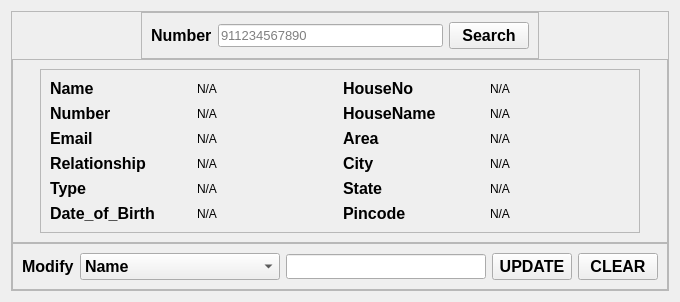
                      <widget class="QWidget" name="update">
                       <layout class="QHBoxLayout" name="horizontalLayout_16">
                        <item>
                         <widget class="QFrame" name="frame_34">
                          <property name="frameShape">
                           <enum>QFrame::StyledPanel</enum>
                          </property>
                          <property name="frameShadow">
                           <enum>QFrame::Raised</enum>
                          </property>
                          <layout class="QVBoxLayout" name="verticalLayout_23">
                           <property name="spacing">
                            <number>0</number>
                           </property>
                           <property name="leftMargin">
                            <number>0</number>
                           </property>
                           <property name="topMargin">
                            <number>0</number>
                           </property>
                           <property name="rightMargin">
                            <number>0</number>
                           </property>
                           <property name="bottomMargin">
                            <number>0</number>
                           </property>
                           <item alignment="Qt::AlignHCenter|Qt::AlignVCenter">
                            <widget class="QFrame" name="frame_38">
                             <property name="frameShape">
                              <enum>QFrame::StyledPanel</enum>
                             </property>
                             <property name="frameShadow">
                              <enum>QFrame::Raised</enum>
                             </property>
                             <layout class="QHBoxLayout" name="horizontalLayout_24">
                              <item>
                               <widget class="QLabel" name="label_60">
                                <property name="maximumSize">
                                 <size>
                                  <width>170</width>
                                  <height>16777215</height>
                                 </size>
                                </property>
                                <property name="font">
                                 <font>
                                  <pointsize>12</pointsize>
                                  <weight>75</weight>
                                  <bold>true</bold>
                                 </font>
                                </property>
                                <property name="text">
                                 <string>Number</string>
                                </property>
                               </widget>
                              </item>
                              <item>
                               <widget class="QLineEdit" name="u_search_bar_3">
                                <property name="minimumSize">
                                 <size>
                                  <width>225</width>
                                  <height>0</height>
                                 </size>
                                </property>
                                <property name="maximumSize">
                                 <size>
                                  <width>300</width>
                                  <height>16777215</height>
                                 </size>
                                </property>
                                <property name="font">
                                 <font>
                                  <pointsize>10</pointsize>
                                 </font>
                                </property>
                                <property name="placeholderText">
                                 <string>911234567890</string>
                                </property>
                               </widget>
                              </item>
                              <item>
                               <widget class="QPushButton" name="u_search_btn_3">
                                <property name="maximumSize">
                                 <size>
                                  <width>150</width>
                                  <height>150</height>
                                 </size>
                                </property>
                                <property name="font">
                                 <font>
                                  <pointsize>12</pointsize>
                                  <weight>75</weight>
                                  <bold>true</bold>
                                 </font>
                                </property>
                                <property name="text">
                                 <string>Search</string>
                                </property>
                                <property name="icon">
                                 <iconset resource="icon.qrc">
                                  <normaloff>:/icon/icons/search-185.svg</normaloff>:/icon/icons/search-185.svg</iconset>
                                </property>
                                <property name="iconSize">
                                 <size>
                                  <width>35</width>
                                  <height>35</height>
                                 </size>
                                </property>
                               </widget>
                              </item>
                             </layout>
                            </widget>
                           </item>
                           <item>
                            <widget class="QFrame" name="frame_47">
                             <property name="sizePolicy">
                              <sizepolicy hsizetype="Preferred" vsizetype="Expanding">
                               <horstretch>0</horstretch>
                               <verstretch>0</verstretch>
                              </sizepolicy>
                             </property>
                             <property name="frameShape">
                              <enum>QFrame::StyledPanel</enum>
                             </property>
                             <property name="frameShadow">
                              <enum>QFrame::Raised</enum>
                             </property>
                             <layout class="QHBoxLayout" name="horizontalLayout_40">
                              <item>
                               <widget class="QFrame" name="frame_65">
                                <property name="minimumSize">
                                 <size>
                                  <width>600</width>
                                  <height>0</height>
                                 </size>
                                </property>
                                <property name="maximumSize">
                                 <size>
                                  <width>600</width>
                                  <height>16777215</height>
                                 </size>
                                </property>
                                <property name="frameShape">
                                 <enum>QFrame::StyledPanel</enum>
                                </property>
                                <property name="frameShadow">
                                 <enum>QFrame::Raised</enum>
                                </property>
                                <layout class="QGridLayout" name="gridLayout_20">
                                 <item row="5" column="1">
                                  <widget class="QLabel" name="u_dob_3">
                                   <property name="text">
                                    <string>N/A</string>
                                   </property>
                                  </widget>
                                 </item>
                                 <item row="0" column="0">
                                  <widget class="QLabel" name="label_72">
                                   <property name="font">
                                    <font>
                                     <pointsize>12</pointsize>
                                     <weight>75</weight>
                                     <bold>true</bold>
                                    </font>
                                   </property>
                                   <property name="text">
                                    <string>Name</string>
                                   </property>
                                  </widget>
                                 </item>
                                 <item row="5" column="0">
                                  <widget class="QLabel" name="label_73">
                                   <property name="font">
                                    <font>
                                     <pointsize>12</pointsize>
                                     <weight>75</weight>
                                     <bold>true</bold>
                                    </font>
                                   </property>
                                   <property name="text">
                                    <string>Date_of_Birth</string>
                                   </property>
                                  </widget>
                                 </item>
                                 <item row="1" column="0">
                                  <widget class="QLabel" name="label_62">
                                   <property name="font">
                                    <font>
                                     <pointsize>12</pointsize>
                                     <weight>75</weight>
                                     <bold>true</bold>
                                    </font>
                                   </property>
                                   <property name="text">
                                    <string>Number</string>
                                   </property>
                                  </widget>
                                 </item>
                                 <item row="1" column="1">
                                  <widget class="QLabel" name="u_phno_3">
                                   <property name="text">
                                    <string>N/A</string>
                                   </property>
                                  </widget>
                                 </item>
                                 <item row="4" column="1">
                                  <widget class="QLabel" name="u_type_3">
                                   <property name="text">
                                    <string>N/A</string>
                                   </property>
                                  </widget>
                                 </item>
                                 <item row="3" column="2">
                                  <widget class="QLabel" name="label_74">
                                   <property name="font">
                                    <font>
                                     <pointsize>12</pointsize>
                                     <weight>75</weight>
                                     <bold>true</bold>
                                    </font>
                                   </property>
                                   <property name="text">
                                    <string>City</string>
                                   </property>
                                  </widget>
                                 </item>
                                 <item row="3" column="1">
                                  <widget class="QLabel" name="u_relationship_3">
                                   <property name="text">
                                    <string>N/A</string>
                                   </property>
                                  </widget>
                                 </item>
                                 <item row="0" column="1">
                                  <widget class="QLabel" name="u_name_3">
                                   <property name="text">
                                    <string>N/A</string>
                                   </property>
                                  </widget>
                                 </item>
                                 <item row="1" column="2">
                                  <widget class="QLabel" name="label_75">
                                   <property name="font">
                                    <font>
                                     <pointsize>12</pointsize>
                                     <weight>75</weight>
                                     <bold>true</bold>
                                    </font>
                                   </property>
                                   <property name="text">
                                    <string>HouseName</string>
                                   </property>
                                  </widget>
                                 </item>
                                 <item row="0" column="2">
                                  <widget class="QLabel" name="label_76">
                                   <property name="font">
                                    <font>
                                     <pointsize>12</pointsize>
                                     <weight>75</weight>
                                     <bold>true</bold>
                                    </font>
                                   </property>
                                   <property name="text">
                                    <string>HouseNo</string>
                                   </property>
                                  </widget>
                                 </item>
                                 <item row="2" column="0">
                                  <widget class="QLabel" name="label_77">
                                   <property name="font">
                                    <font>
                                     <pointsize>12</pointsize>
                                     <weight>75</weight>
                                     <bold>true</bold>
                                    </font>
                                   </property>
                                   <property name="text">
                                    <string>Email</string>
                                   </property>
                                  </widget>
                                 </item>
                                 <item row="2" column="1">
                                  <widget class="QLabel" name="u_email_3">
                                   <property name="text">
                                    <string>N/A</string>
                                   </property>
                                  </widget>
                                 </item>
                                 <item row="3" column="0">
                                  <widget class="QLabel" name="label_78">
                                   <property name="font">
                                    <font>
                                     <pointsize>12</pointsize>
                                     <weight>75</weight>
                                     <bold>true</bold>
                                    </font>
                                   </property>
                                   <property name="text">
                                    <string>Relationship</string>
                                   </property>
                                  </widget>
                                 </item>
                                 <item row="4" column="0">
                                  <widget class="QLabel" name="label_79">
                                   <property name="font">
                                    <font>
                                     <pointsize>12</pointsize>
                                     <weight>75</weight>
                                     <bold>true</bold>
                                    </font>
                                   </property>
                                   <property name="text">
                                    <string>Type</string>
                                   </property>
                                  </widget>
                                 </item>
                                 <item row="2" column="2">
                                  <widget class="QLabel" name="label_80">
                                   <property name="font">
                                    <font>
                                     <pointsize>12</pointsize>
                                     <weight>75</weight>
                                     <bold>true</bold>
                                    </font>
                                   </property>
                                   <property name="text">
                                    <string>Area</string>
                                   </property>
                                  </widget>
                                 </item>
                                 <item row="0" column="3">
                                  <widget class="QLabel" name="u_hno_3">
                                   <property name="text">
                                    <string>N/A</string>
                                   </property>
                                  </widget>
                                 </item>
                                 <item row="1" column="3">
                                  <widget class="QLabel" name="u_hname_3">
                                   <property name="text">
                                    <string>N/A</string>
                                   </property>
                                  </widget>
                                 </item>
                                 <item row="2" column="3">
                                  <widget class="QLabel" name="u_area_3">
                                   <property name="text">
                                    <string>N/A</string>
                                   </property>
                                  </widget>
                                 </item>
                                 <item row="4" column="2">
                                  <widget class="QLabel" name="label_81">
                                   <property name="font">
                                    <font>
                                     <pointsize>12</pointsize>
                                     <weight>75</weight>
                                     <bold>true</bold>
                                    </font>
                                   </property>
                                   <property name="text">
                                    <string>State</string>
                                   </property>
                                  </widget>
                                 </item>
                                 <item row="3" column="3">
                                  <widget class="QLabel" name="u_city_3">
                                   <property name="text">
                                    <string>N/A</string>
                                   </property>
                                  </widget>
                                 </item>
                                 <item row="4" column="3">
                                  <widget class="QLabel" name="u_state_3">
                                   <property name="text">
                                    <string>N/A</string>
                                   </property>
                                  </widget>
                                 </item>
                                 <item row="5" column="2">
                                  <widget class="QLabel" name="label_82">
                                   <property name="font">
                                    <font>
                                     <pointsize>12</pointsize>
                                     <weight>75</weight>
                                     <bold>true</bold>
                                    </font>
                                   </property>
                                   <property name="text">
                                    <string>Pincode</string>
                                   </property>
                                  </widget>
                                 </item>
                                 <item row="5" column="3">
                                  <widget class="QLabel" name="u_pincode_3">
                                   <property name="text">
                                    <string>N/A</string>
                                   </property>
                                  </widget>
                                 </item>
                                </layout>
                               </widget>
                              </item>
                             </layout>
                            </widget>
                           </item>
                           <item alignment="Qt::AlignHCenter">
                            <widget class="QFrame" name="frame_66">
                             <property name="frameShape">
                              <enum>QFrame::StyledPanel</enum>
                             </property>
                             <property name="frameShadow">
                              <enum>QFrame::Raised</enum>
                             </property>
                             <layout class="QHBoxLayout" name="horizontalLayout_41">
                              <item alignment="Qt::AlignHCenter|Qt::AlignVCenter">
                               <widget class="QLabel" name="label_97">
                                <property name="minimumSize">
                                 <size>
                                  <width>50</width>
                                  <height>20</height>
                                 </size>
                                </property>
                                <property name="maximumSize">
                                 <size>
                                  <width>100</width>
                                  <height>50</height>
                                 </size>
                                </property>
                                <property name="font">
                                 <font>
                                  <pointsize>12</pointsize>
                                  <weight>75</weight>
                                  <bold>true</bold>
                                 </font>
                                </property>
                                <property name="text">
                                 <string>Modify</string>
                                </property>
                               </widget>
                              </item>
                              <item>
                               <widget class="QComboBox" name="update_combo">
                                <property name="minimumSize">
                                 <size>
                                  <width>200</width>
                                  <height>0</height>
                                 </size>
                                </property>
                                <property name="font">
                                 <font>
                                  <pointsize>12</pointsize>
                                  <weight>75</weight>
                                  <bold>true</bold>
                                 </font>
                                </property>
                                <item>
                                 <property name="text">
                                  <string>Name</string>
                                 </property>
                                </item>
                                <item>
                                 <property name="text">
                                  <string>Email</string>
                                 </property>
                                </item>
                                <item>
                                 <property name="text">
                                  <string>HouseNo</string>
                                 </property>
                                </item>
                                <item>
                                 <property name="text">
                                  <string>HouseName</string>
                                 </property>
                                </item>
                                <item>
                                 <property name="text">
                                  <string>Area</string>
                                 </property>
                                </item>
                               </widget>
                              </item>
                              <item>
                               <widget class="QLineEdit" name="update_item">
                                <property name="minimumSize">
                                 <size>
                                  <width>200</width>
                                  <height>25</height>
                                 </size>
                                </property>
                                <property name="text">
                                 <string/>
                                </property>
                               </widget>
                              </item>
                              <item>
                               <widget class="QPushButton" name="u_update_btn_3">
                                <property name="font">
                                 <font>
                                  <pointsize>12</pointsize>
                                  <weight>75</weight>
                                  <bold>true</bold>
                                 </font>
                                </property>
                                <property name="text">
                                 <string>UPDATE</string>
                                </property>
                               </widget>
                              </item>
                              <item>
                               <widget class="QPushButton" name="u_clear_btn_3">
                                <property name="font">
                                 <font>
                                  <pointsize>12</pointsize>
                                  <weight>75</weight>
                                  <bold>true</bold>
                                 </font>
                                </property>
                                <property name="text">
                                 <string>CLEAR</string>
                                </property>
                               </widget>
                              </item>
                             </layout>
                            </widget>
                           </item>
                          </layout>
                         </widget>
                        </item>
                       </layout>
                      </widget>
